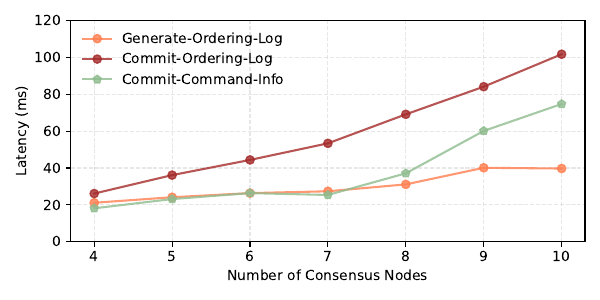

The Python source for this figure:
import matplotlib.pyplot as plt

bsize = [
    ('Generate-Ordering-Log', [
        (4, 21.1294),
        (5, 24.1294),
        (6, 26.3645),
        (7, 27.3645),
        (8, 31.1018),
        (9, 40.1018),
        (10, 39.7026),
    ], '-o', 'coral'),
    ('Commit-Ordering-Log', [
        (4, 26.1294),
        (5, 36.1294),
        (6, 44.3645),
        (7, 53.3645),
        (8, 69.1018),
        (9, 84.1018),
        (10, 101.7026),
    ], '-o', 'brown'),
    ('Commit-Command-Info', [
        (4, 18.1294),
        (5, 23.1294),
        (6, 26.3645),
        (7, 25.3645),
        (8, 37.1018),
        (9, 60.1018),
        (10, 74.7026),
    ], '-p', 'darkseagreen'),
]


def do_plot():
    f = plt.figure(1, figsize=(6, 3))
    plt.clf()
    ax = f.add_subplot(1, 1, 1)
    for name, entries, style, color in bsize:
        throughput = []
        replica_no = []
        for c, t in entries:
            throughput.append(t)
            replica_no.append(c)
        ax.plot(replica_no, throughput, style, color=color, label='%s' % name, markersize=6, alpha=0.8)
    ax.legend(loc='upper left', fancybox=True, frameon=False, framealpha=0.8)
    plt.grid(linestyle='--', alpha=0.3)
    plt.ylim([0, 120])
    plt.ylabel('Latency (ms)')
    plt.xlabel('Number of Consensus Nodes')
    plt.tight_layout()
    plt.savefig('scalability_f1_latency.pdf', format='pdf')
    plt.show()


if __name__ == '__main__':
    do_plot()
